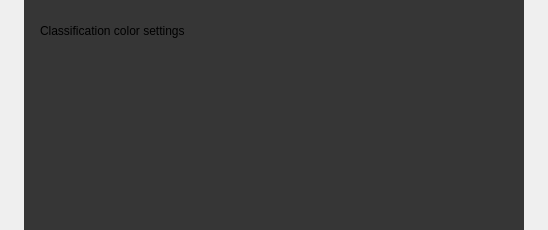
<?xml version="1.0" encoding="UTF-8"?>
<ui version="4.0">
 <class>FJColorStripeSettingsClassfication</class>
 <widget class="QWidget" name="FJColorStripeSettingsClassfication">
  <property name="geometry">
   <rect>
    <x>0</x>
    <y>0</y>
    <width>548</width>
    <height>230</height>
   </rect>
  </property>
  <property name="windowTitle">
   <string>Dialog</string>
  </property>
  <layout class="QHBoxLayout" name="horizontalLayout_2">
   <property name="leftMargin">
    <number>24</number>
   </property>
   <property name="topMargin">
    <number>0</number>
   </property>
   <property name="rightMargin">
    <number>24</number>
   </property>
   <property name="bottomMargin">
    <number>0</number>
   </property>
   <item>
    <widget class="QWidget" name="widget_2" native="true">
     <property name="minimumSize">
      <size>
       <width>500</width>
       <height>0</height>
      </size>
     </property>
     <property name="maximumSize">
      <size>
       <width>500</width>
       <height>16777215</height>
      </size>
     </property>
     <property name="styleSheet">
      <string notr="true">background-color: #363636;</string>
     </property>
     <layout class="QVBoxLayout" name="verticalLayout">
      <property name="leftMargin">
       <number>16</number>
      </property>
      <property name="topMargin">
       <number>16</number>
      </property>
      <property name="rightMargin">
       <number>16</number>
      </property>
      <property name="bottomMargin">
       <number>16</number>
      </property>
      <item>
       <layout class="QHBoxLayout" name="horizontalLayout">
        <item>
         <widget class="QLabel" name="label">
          <property name="minimumSize">
           <size>
            <width>0</width>
            <height>30</height>
           </size>
          </property>
          <property name="maximumSize">
           <size>
            <width>16777215</width>
            <height>30</height>
           </size>
          </property>
          <property name="text">
           <string>Classification color settings</string>
          </property>
         </widget>
        </item>
        <item>
         <spacer name="horizontalSpacer">
          <property name="orientation">
           <enum>Qt::Horizontal</enum>
          </property>
          <property name="sizeHint" stdset="0">
           <size>
            <width>40</width>
            <height>20</height>
           </size>
          </property>
         </spacer>
        </item>
       </layout>
      </item>
      <item>
       <widget class="FJClassficationTableWidget" name="widget" native="true">
        <property name="minimumSize">
         <size>
          <width>0</width>
          <height>160</height>
         </size>
        </property>
        <property name="maximumSize">
         <size>
          <width>9999</width>
          <height>160</height>
         </size>
        </property>
       </widget>
      </item>
     </layout>
    </widget>
   </item>
  </layout>
 </widget>
 <customwidgets>
  <customwidget>
   <class>FJClassficationTableWidget</class>
   <extends>QWidget</extends>
   <header>fjclassficationtablewidget.h</header>
   <container>1</container>
  </customwidget>
 </customwidgets>
 <resources/>
 <connections/>
</ui>
